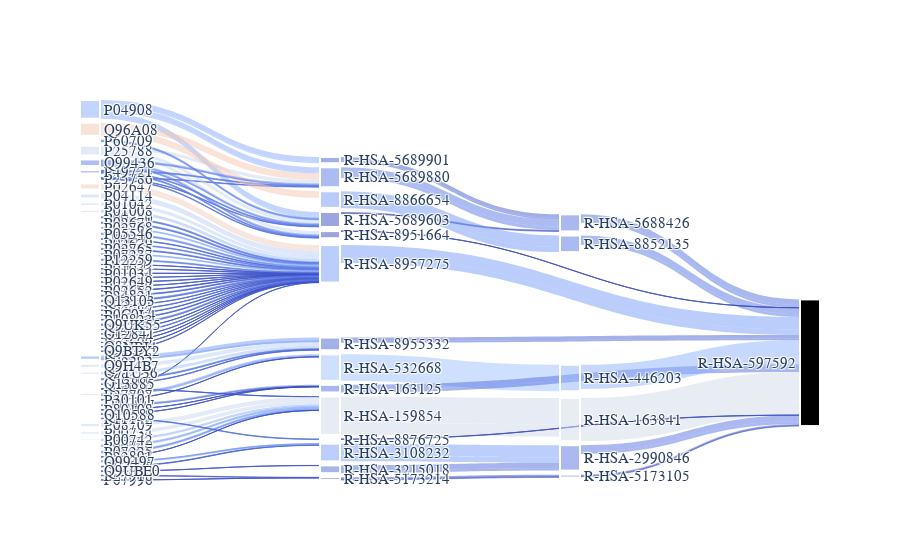

Write notebook code for a chart like this one.
### Code cell
query_node = "R-HSA-597592"

IG.plot_subgraph_sankey(
    query_node, upstream=True, savename="img/subgraph_sankey.png", cmap="coolwarm"
)
